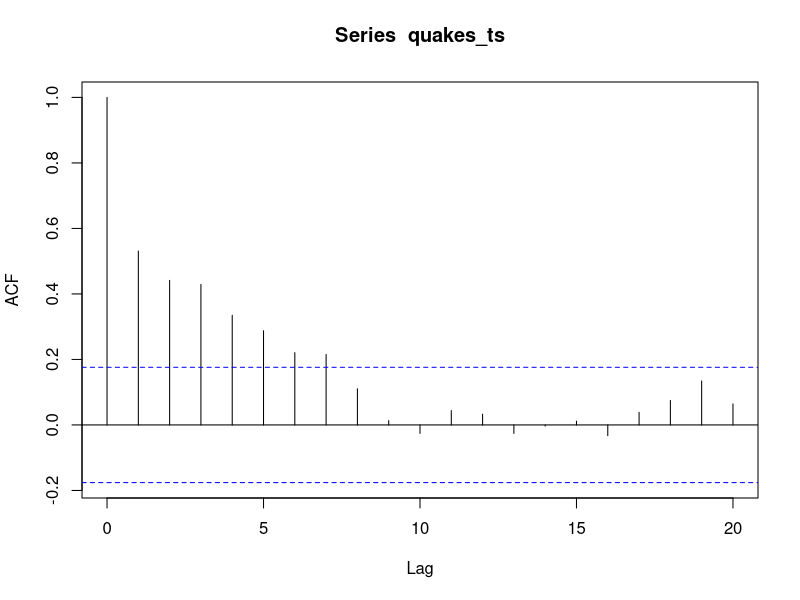
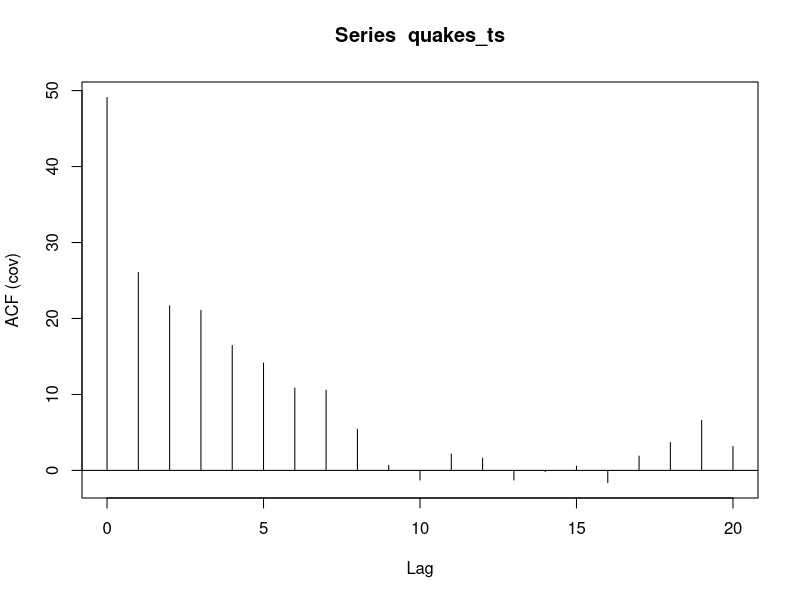
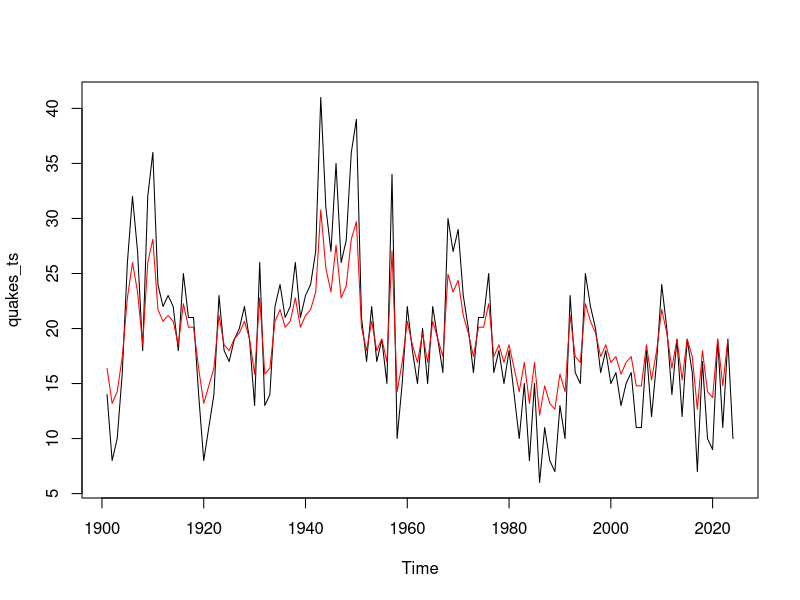

Source code (R) for these figures, in order:
quakes = read.delim("quakes.txt")
View(quakes)

# Zeitreihen Objekt erstellen
quakes_ts <- ts(quakes$X13, start=1901)

# Lag1-Autocovariance und Autokorrelation
acf(quakes_ts, type="correlation")
acf(quakes_ts, type="covariance")
acf(quakes_ts, type="correlation", plot=FALSE)
acf(quakes_ts, type="covariance", plot=FALSE)
# könnte man auch selbst implementieren

# AR(1)-Model 
X <- quakes$X13[1:123]
Y <- quakes$X13[2:124]
ols_data <- data.frame(X, Y)
ols <- lm(X ~ Y, data=ols_data)
ols_coef <- ols[[1]]
a <- ols_coef["Y"]  # Steigung
b <- ols_coef["(Intercept)"]  # Achsenabschnitt

plot(quakes_ts)
years <- as.vector(time(quakes_ts)[1:123])
lines(years, a * X + b, col = "red")

pred <- a * quakes$X13[124] + b
pred
